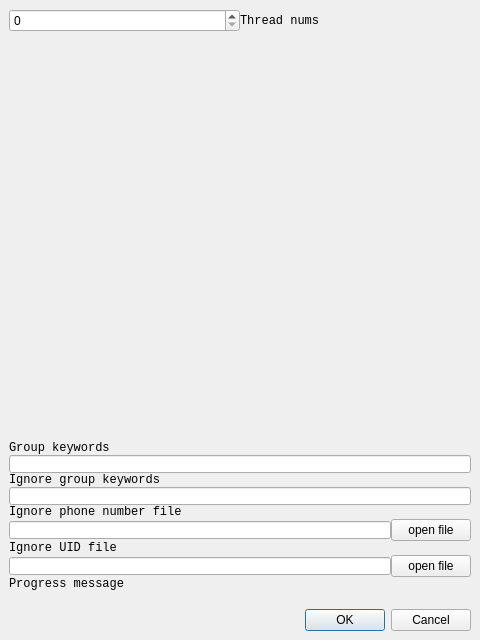
<?xml version="1.0" encoding="UTF-8"?>
<ui version="4.0">
 <class>MainWindow</class>
 <widget class="QMainWindow" name="MainWindow">
  <property name="geometry">
   <rect>
    <x>0</x>
    <y>0</y>
    <width>480</width>
    <height>640</height>
   </rect>
  </property>
  <property name="windowTitle">
   <string>MainWindow</string>
  </property>
  <widget class="QWidget" name="centralwidget">
   <layout class="QVBoxLayout" name="verticalLayout_6">
    <item>
     <widget class="QWidget" name="container_widget" native="true">
      <layout class="QVBoxLayout" name="verticalLayout_7">
       <property name="spacing">
        <number>0</number>
       </property>
       <property name="leftMargin">
        <number>0</number>
       </property>
       <property name="topMargin">
        <number>0</number>
       </property>
       <property name="rightMargin">
        <number>0</number>
       </property>
       <property name="bottomMargin">
        <number>0</number>
       </property>
       <item>
        <layout class="QVBoxLayout" name="verticalLayout_5">
         <property name="bottomMargin">
          <number>12</number>
         </property>
         <item>
          <widget class="QWidget" name="thread_num_container" native="true">
           <layout class="QHBoxLayout" name="horizontalLayout">
            <property name="spacing">
             <number>0</number>
            </property>
            <property name="leftMargin">
             <number>0</number>
            </property>
            <property name="topMargin">
             <number>0</number>
            </property>
            <property name="rightMargin">
             <number>0</number>
            </property>
            <property name="bottomMargin">
             <number>0</number>
            </property>
            <item>
             <layout class="QHBoxLayout" name="horizontalLayout_2">
              <item>
               <widget class="QSpinBox" name="thread_num_input"/>
              </item>
              <item>
               <widget class="QLabel" name="thread_num_label">
                <property name="font">
                 <font>
                  <family>Courier New</family>
                 </font>
                </property>
                <property name="styleSheet">
                 <string notr="true">margin: 0;</string>
                </property>
                <property name="text">
                 <string>Thread nums</string>
                </property>
               </widget>
              </item>
             </layout>
            </item>
           </layout>
          </widget>
         </item>
         <item>
          <layout class="QVBoxLayout" name="threads_container_layout"/>
         </item>
         <item>
          <spacer name="verticalSpacer">
           <property name="orientation">
            <enum>Qt::Orientation::Vertical</enum>
           </property>
           <property name="sizeHint" stdset="0">
            <size>
             <width>20</width>
             <height>40</height>
            </size>
           </property>
          </spacer>
         </item>
         <item>
          <widget class="QWidget" name="group_key_container" native="true">
           <layout class="QVBoxLayout" name="verticalLayout_3">
            <property name="spacing">
             <number>0</number>
            </property>
            <property name="leftMargin">
             <number>0</number>
            </property>
            <property name="topMargin">
             <number>0</number>
            </property>
            <property name="rightMargin">
             <number>0</number>
            </property>
            <property name="bottomMargin">
             <number>0</number>
            </property>
            <item>
             <layout class="QVBoxLayout" name="verticalLayout_4">
              <item>
               <widget class="QLabel" name="group_key_label">
                <property name="font">
                 <font>
                  <family>Courier New</family>
                 </font>
                </property>
                <property name="styleSheet">
                 <string notr="true">margin: 0;</string>
                </property>
                <property name="text">
                 <string>Group keywords</string>
                </property>
               </widget>
              </item>
              <item>
               <widget class="QLineEdit" name="group_key_input">
                <property name="styleSheet">
                 <string notr="true">margin: 0;
padding-left: 4px;</string>
                </property>
               </widget>
              </item>
             </layout>
            </item>
           </layout>
          </widget>
         </item>
         <item>
          <widget class="QWidget" name="ignore_group_key_container" native="true">
           <layout class="QVBoxLayout" name="verticalLayout_8">
            <property name="spacing">
             <number>0</number>
            </property>
            <property name="leftMargin">
             <number>0</number>
            </property>
            <property name="topMargin">
             <number>0</number>
            </property>
            <property name="rightMargin">
             <number>0</number>
            </property>
            <property name="bottomMargin">
             <number>0</number>
            </property>
            <item>
             <layout class="QVBoxLayout" name="verticalLayout_9">
              <item>
               <widget class="QLabel" name="ignore_group_key_label">
                <property name="font">
                 <font>
                  <family>Courier New</family>
                 </font>
                </property>
                <property name="styleSheet">
                 <string notr="true">margin: 0;</string>
                </property>
                <property name="text">
                 <string>Ignore group keywords</string>
                </property>
               </widget>
              </item>
              <item>
               <widget class="QLineEdit" name="ignore_group_key_input">
                <property name="styleSheet">
                 <string notr="true">margin: 0;
padding-left: 4px;</string>
                </property>
               </widget>
              </item>
             </layout>
            </item>
           </layout>
          </widget>
         </item>
         <item>
          <widget class="QWidget" name="ignore_phone_container" native="true">
           <layout class="QVBoxLayout" name="verticalLayout_10">
            <property name="spacing">
             <number>0</number>
            </property>
            <property name="leftMargin">
             <number>0</number>
            </property>
            <property name="topMargin">
             <number>0</number>
            </property>
            <property name="rightMargin">
             <number>0</number>
            </property>
            <property name="bottomMargin">
             <number>0</number>
            </property>
            <item>
             <layout class="QVBoxLayout" name="verticalLayout_11">
              <item>
               <widget class="QLabel" name="ignore_phone_label">
                <property name="font">
                 <font>
                  <family>Courier New</family>
                 </font>
                </property>
                <property name="styleSheet">
                 <string notr="true">margin: 0;</string>
                </property>
                <property name="text">
                 <string>Ignore phone number file</string>
                </property>
               </widget>
              </item>
              <item>
               <layout class="QHBoxLayout" name="horizontalLayout_4">
                <item>
                 <widget class="QLineEdit" name="file_ignore_phone">
                  <property name="styleSheet">
                   <string notr="true">margin: 0;
padding-left: 4px;</string>
                  </property>
                 </widget>
                </item>
                <item>
                 <widget class="QPushButton" name="open_phone_btn">
                  <property name="text">
                   <string>open file</string>
                  </property>
                 </widget>
                </item>
               </layout>
              </item>
             </layout>
            </item>
           </layout>
          </widget>
         </item>
         <item>
          <widget class="QWidget" name="ignore_uid_container" native="true">
           <layout class="QVBoxLayout" name="verticalLayout_12">
            <property name="spacing">
             <number>0</number>
            </property>
            <property name="leftMargin">
             <number>0</number>
            </property>
            <property name="topMargin">
             <number>0</number>
            </property>
            <property name="rightMargin">
             <number>0</number>
            </property>
            <property name="bottomMargin">
             <number>0</number>
            </property>
            <item>
             <layout class="QVBoxLayout" name="verticalLayout_13">
              <item>
               <widget class="QLabel" name="ignore_uid_label">
                <property name="font">
                 <font>
                  <family>Courier New</family>
                 </font>
                </property>
                <property name="styleSheet">
                 <string notr="true">margin: 0;</string>
                </property>
                <property name="text">
                 <string>Ignore UID file</string>
                </property>
               </widget>
              </item>
              <item>
               <layout class="QHBoxLayout" name="horizontalLayout_5">
                <item>
                 <widget class="QLineEdit" name="file_ignore_uid">
                  <property name="styleSheet">
                   <string notr="true">margin: 0;
padding-left: 4px;</string>
                  </property>
                 </widget>
                </item>
                <item>
                 <widget class="QPushButton" name="open_uid_btn">
                  <property name="text">
                   <string>open file</string>
                  </property>
                 </widget>
                </item>
               </layout>
              </item>
             </layout>
            </item>
           </layout>
          </widget>
         </item>
         <item>
          <widget class="QLabel" name="progress_message_label">
           <property name="font">
            <font>
             <family>Courier New</family>
            </font>
           </property>
           <property name="styleSheet">
            <string notr="true">margin: 0;</string>
           </property>
           <property name="text">
            <string>Progress message</string>
           </property>
          </widget>
         </item>
        </layout>
       </item>
      </layout>
     </widget>
    </item>
    <item>
     <widget class="QDialogButtonBox" name="buttonBox">
      <property name="standardButtons">
       <set>QDialogButtonBox::StandardButton::Cancel|QDialogButtonBox::StandardButton::Ok</set>
      </property>
     </widget>
    </item>
   </layout>
  </widget>
 </widget>
 <resources/>
 <connections/>
</ui>
